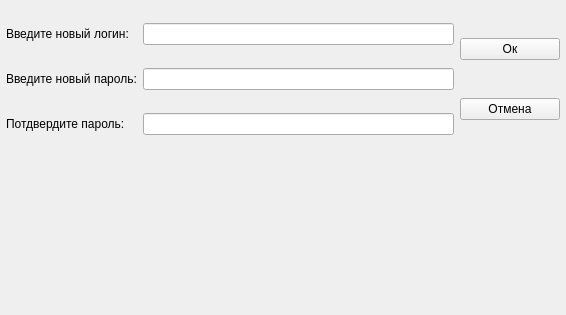
<?xml version="1.0" encoding="UTF-8"?>
<ui version="4.0">
    <class>ChangePassword</class>
    <widget class="QWidget" name="ChangePassword">
        <property name="geometry">
            <rect>
                <x>0</x>
                <y>0</y>
                <width>566</width>
                <height>315</height>
            </rect>
        </property>
        <property name="windowTitle">
            <string>Form</string>
        </property>
        <layout class="QVBoxLayout" name="verticalLayout_3">
            <property name="margin">
                <number>3</number>
            </property>
            <item>
                <widget class="QWidget" name="pass_widget" native="true">
                    <layout class="QHBoxLayout" name="horizontalLayout">
                        <property name="margin">
                            <number>3</number>
                        </property>
                        <item>
                            <layout class="QGridLayout" name="gridLayout" rowstretch="0,0,0,0,0,0">
                                <property name="verticalSpacing">
                                    <number>6</number>
                                </property>
                                <item row="0" column="0">
                                    <widget class="QLabel" name="lblnewLogin">
                                        <property name="text">
                                            <string>Введите новый логин:</string>
                                        </property>
                                    </widget>
                                </item>
                                <item row="3" column="0">
                                    <widget class="QLabel" name="lblnewPassword">
                                        <property name="text">
                                            <string>Введите новый пароль:</string>
                                        </property>
                                    </widget>
                                </item>
                                <item row="5" column="0">
                                    <widget class="QLabel" name="lblRepeatPass">
                                        <property name="text">
                                            <string>Потдвердите пароль:</string>
                                        </property>
                                    </widget>
                                </item>
                                <item row="0" column="1">
                                    <widget class="QLineEdit" name="newLogin" />
                                </item>
                                <item row="3" column="1">
                                    <widget class="QLineEdit" name="newPassword">
                                        <property name="echoMode">
                                            <enum>QLineEdit::Password</enum>
                                        </property>
                                    </widget>
                                </item>
                                <item row="5" column="1">
                                    <widget class="QLineEdit" name="RepeatPass">
                                        <property name="echoMode">
                                            <enum>QLineEdit::Password</enum>
                                        </property>
                                    </widget>
                                </item>
                            </layout>
                        </item>
                        <item>
                            <layout class="QVBoxLayout" name="verticalLayout">
                                <item>
                                    <widget class="QPushButton" name="btn_ok">
                                        <property name="minimumSize">
                                            <size>
                                                <width>100</width>
                                                <height>0</height>
                                            </size>
                                        </property>
                                        <property name="text">
                                            <string>Ок</string>
                                        </property>
                                    </widget>
                                </item>
                                <item>
                                    <widget class="QPushButton" name="btn_cancel">
                                        <property name="minimumSize">
                                            <size>
                                                <width>100</width>
                                                <height>0</height>
                                            </size>
                                        </property>
                                        <property name="text">
                                            <string>Отмена</string>
                                        </property>
                                    </widget>
                                </item>
                            </layout>
                        </item>
                    </layout>
                </widget>
            </item>
            <item>
                <widget class="QWidget" name="passKey_widget" native="true">
                    <layout class="QHBoxLayout" name="horizontalLayout_2">
                        <property name="margin">
                            <number>3</number>
                        </property>
                        <item>
                            <layout class="QHBoxLayout" name="layoutWgtKeyPud" />
                        </item>
                    </layout>
                </widget>
            </item>
        </layout>
    </widget>
    <resources />
    <connections />
</ui>
